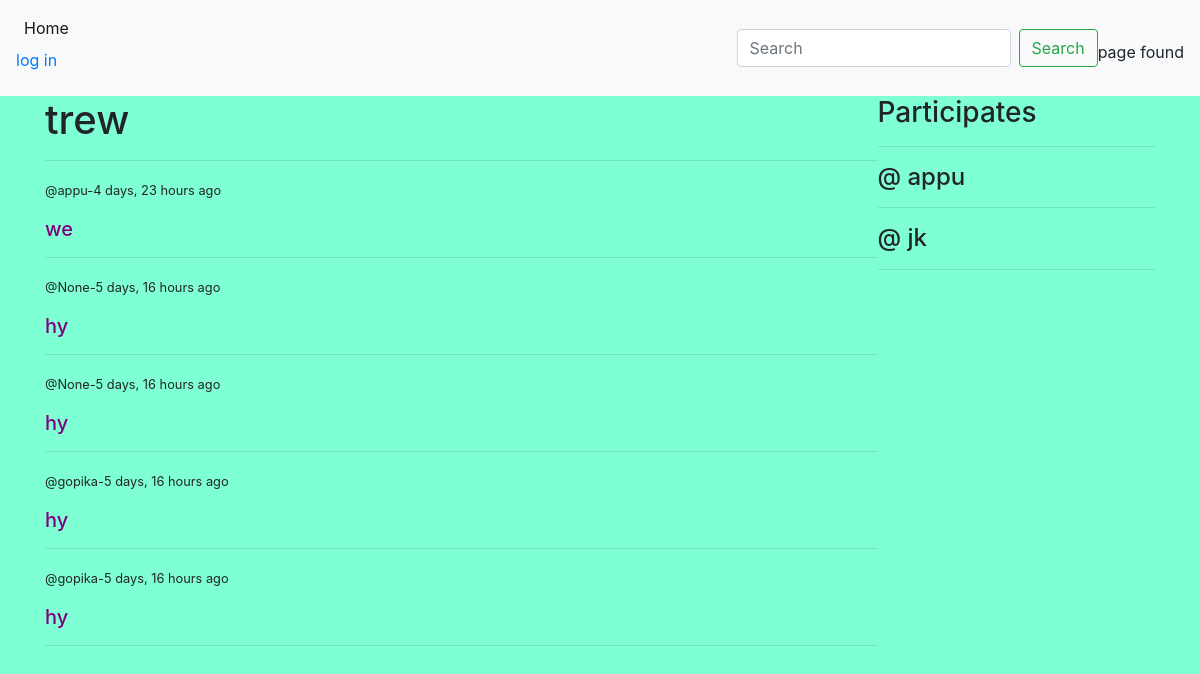
Page /polls/ff/2 on the committed database.
### polls/models.py (models this page shows, shortened)
class fff(models.Model):
    host=models.ForeignKey(User,on_delete=models.SET_NULL,null=True)
    member=models.ForeignKey(Member,on_delete=models.CASCADE)
    det =models.CharField(max_length=234,null=True)
    participants=models.ManyToManyField(User,related_name='participant' ,blank=True)
    time=models.DateTimeField(auto_now=True)

class msg(models.Model):
    host=models.ForeignKey(User,on_delete=models.SET_NULL,null=True)
    hhh=models.ForeignKey(fff,on_delete=models.CASCADE)
    body=models.TextField()
    time=models.DateTimeField(auto_now=True)
    def __str__(self):
        return self.body[:50]

### polls/views.py (the view, shortened to what this page needs)
# urls.py: path('ff/<str:pk>',views.about,name='ffn'),
def about(request,pk):
    hhh=fff.objects.get(id=pk)
    msgs=hhh.msg_set.all().order_by('-time')
    p=hhh.participants.all()
    context={
        "hhh":hhh,
        "msgs":msgs,
        "p":p
    }
    return render(request,'ffn.html',context)

### polls/templates/ffn.html (shortened to what this page needs)
{%extends 'base.html'%}
{% block content %}
    <div class="class-container" >
        <div>
            <h1 >{{ hhh.det }}</h1>
            <div><hr>
                {% for messages in msgs%}
                <p><small>@{{messages.host}}-{{messages.time|timesince}} ago</small></p>
                <h5 style="color:purple;">{{messages}}</h5>
                <hr>
                {%endfor%}
            </div>
        </div>
        <div>
            <h3>Participates</h3>
            <hr>
            {% for user in p%}
                <h4>@ {{user.username}}</h4>
                <hr>
            {%endfor%}
        </div>
    </div>
{%endblock%}

### polls/templates/base.html (shortened to what this page needs)
{% load static %}
<!DOCTYPE html>
<head>
    <link rel="stylesheet" href="https://cdn.jsdelivr.net/npm/bootstrap@4.4.1/dist/css/bootstrap.min.css">
<link rel="stylesheet" type="text/css" href="{% static 'polls/main.css' %}">
</head>
<html>
    <body>
        <nav class="navbar navbar-expand-lg navbar-light bg-light">
            <div class="collapse navbar-collapse" id="navbarSupportedContent">
              <ul class="navbar-nav mr-auto">
                <li class="nav-item active">
                  <a class="nav-link" href=" {% url 'myname' %}">Home <span class="sr-only">(current)</span></a>
                  {% if request.user.is_authenticated %}
                  <a href="{% url 'myout' %}"><p>log out</p></a>
                  {% else%}
                  <a href="{% url 'myuser' %}"><p>log in</p></a>
                  {% endif %}
                </li>
              </ul>
              <form class="form-inline my-2 my-lg-0" method="get" action="">
                <input class="form-control mr-sm-2" type="search" placeholder="Search" aria-label="Search" name="q">
                <button class="btn btn-outline-success my-2 my-sm-0" type="submit">Search</button>
                <p></br>{{count}} page found</p>
              </form>
            </div>
          </nav>
        <div class="container">
        {% block content %} {%endblock%}
    </div>
    </body>
</html>

### polls/static/polls/main.css (style rules this page uses)
nav { background-color: brown; }
body { background-color: aquamarine; }

### polls/templates/ffn.html (style rules this page uses)
.class-container { display: grid; grid-template-columns:3fr 1fr; }

### rows in the picture
fff: det "trew"
msg: host "appu", time "4 days, 23 hours", body "we"
msg: host "None", time "5 days, 16 hours", body "hy"
msg: host "None", time "5 days, 16 hours", body "hy"
msg: host "gopika", time "5 days, 16 hours", body "hy"
msg: host "gopika", time "5 days, 16 hours", body "hy"

### other values in the picture
{{ user.username }} "appu"
{{ user.username }} "jk"
